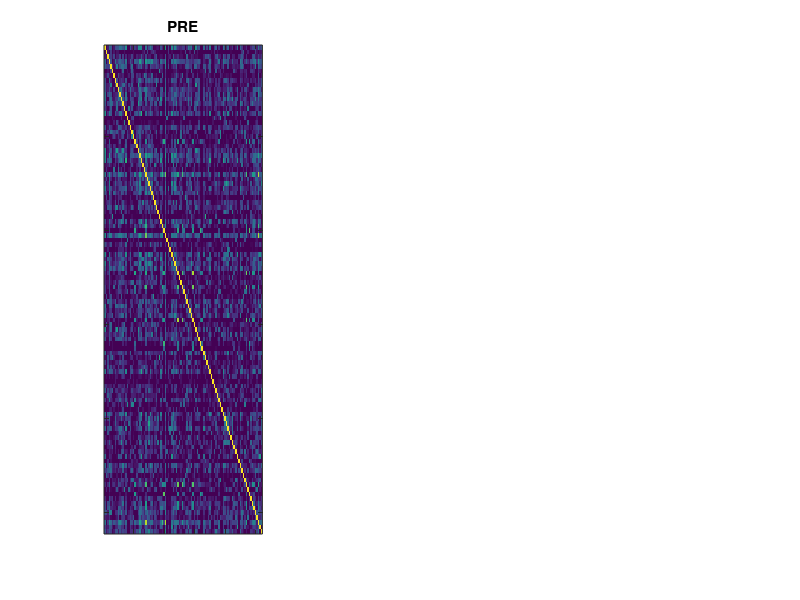

MATLAB code for this plot: (Note: this script raises an error after producing the figure.)
%% Analyze between rats...
% this script is largly responcible for producing the figures
% in the analysis.

load("Mats/btRats.mat");

plt = 1;

if plt % plot connectivity matricies for one rat
    h = figure('Position', [700, 100, 700, 225]); hold on;
    subplot(1,3,1);
    imagesc(btRats.phase(1).CIJ{1})
    title('PRE');
    ax = gca;
    set(gca,'YTickLabel',[]); set(gca,'XTickLabel',[]);
    ax.FontSize = 14;
    
    subplot(1,3,2);
    imagesc(btRats.phase(2).CIJ{1})
    title({'Connectivity Matricies'; 'Maze'})
    ax = gca;
    set(gca,'YTickLabel',[]); set(gca,'XTickLabel',[]);
    ax.FontSize = 14;
    
    subplot(1,3,3);
    imagesc(btRats.phase(3).CIJ{1})
    title('POST');
    ax = gca;
    set(gca,'YTickLabel',[]); set(gca,'XTickLabel',[]);
    ax.FontSize = 14;
    
    
    figName = "Figs/CIJ/achCIJ";
    savefig(h, char(figName+".fig"));
    saveas(h,  char(figName+".png"));
end

if plt % Average similarity increases?
    h = figure; hold on;
    cVec = [[0 1 0]; [1 0 1]; [0 1 1]; [1 0 0]];
    for zz = 1:size(btRats.mSim,1)
        hold on;
        scatter(1:3,btRats.mSim(zz,:),70,cVec(zz,:),'filled');
        line(1:3,btRats.mSim(zz,:),'Color',cVec(zz,:))
        %plot(btRats.degs(zz,:)', 'LineWidth',3);
        
        ylabel('Average Similarity Matrix Values');
        set(gca,'XTick',[0 1 2 3 4])
        names = {'PRE';'MAZE';'POST'};
        set(gca,'xtick',[1:3],'xticklabel',names)
        xlim([.5 3.5]);
        ax = gca; ax.FontSize = 14;
    end
    
    figName = "Figs/avgSim";
    savefig(h, char(figName+".fig"));
    saveas(h,  char(figName+".png"));
end

if plt % Average degree increases?
    h = figure; hold on;
    cVec = [[0 1 0]; [1 0 1]; [0 1 1]; [1 0 0]];
    for zz = 1:size(btRats.degs,1)
        hold on;
        err = btRats.degsSEM(zz,:);
        errorbar(1:3, btRats.degs(zz,:), err,'k');
        scatter(1:3,btRats.degs(zz,:),70,cVec(zz,:),'filled');
        line(1:3,btRats.degs(zz,:),'Color',cVec(zz,:));
        
        %plot(btRats.degs(zz,:)', 'LineWidth',3);
        
        ylabel('Average Degree');
        set(gca,'XTick',[0 1 2 3 4])
        names = {'PRE';'MAZE';'POST'};
        set(gca,'xtick',[1:3],'xticklabel',names)
        xlim([.5 3.5]); ylim([0 210]);
        ax = gca; ax.FontSize = 14;
    end
    
    figName = "Figs/degDist/avgDeg";
    savefig(h, char(figName+".fig"));
    saveas(h,  char(figName+".png"));
end

if plt % plot community matricies for one rat
    h = figure('Position', [700, 700, 225, 700]); hold on;
    subplot(3,1,1);
    imagesc(btRats.phase(1).CIJCM{1})
    title({'Communities'; 'PRE'});
    ax = gca;
    set(gca,'YTickLabel',[]); set(gca,'XTickLabel',[]);
    ax.FontSize = 14;
    
    subplot(3,1,2);
    imagesc(btRats.phase(2).CIJCM{1})
    title({'Maze'})
    ax = gca;
    set(gca,'YTickLabel',[]); set(gca,'XTickLabel',[]);
    ax.FontSize = 14;
    
    subplot(3,1,3);
    imagesc(btRats.phase(3).CIJCM{1})
    title('POST');
    ax = gca;
    set(gca,'YTickLabel',[]); set(gca,'XTickLabel',[]);
    ax.FontSize = 14;
    
    
    figName = "Figs/CIJ/achCIJ_commV";
    savefig(h, char(figName+".fig"));
    saveas(h,  char(figName+".png"));
end


if plt % Average number of communities?
    h = figure; hold on;
    cVec = [[0 1 0]; [1 0 1]; [0 1 1]; [1 0 0]];
    for zz = 1:size(btRats.meanci,1)
        hold on; % Really low error
        err = btRats.meanciSEM(zz,:);
        errorbar(1:3, btRats.meanci(zz,:), err,'k');
        scatter(1:3,btRats.meanci(zz,:),70,cVec(zz,:),'filled');
        line(1:3,btRats.meanci(zz,:),'Color',cVec(zz,:))
        
        ylabel('Average Number of Communities');
        set(gca,'XTick',[0 1 2 3 4])
        names = {'PRE';'MAZE';'POST'};
        set(gca,'xtick',[1:3],'xticklabel',names)
        xlim([.5 3.5]); ylim([1 37])
        ax = gca; ax.FontSize = 14;
    end
    
    figName = "Figs/avgCi";
    savefig(h, char(figName+".fig"));
    saveas(h,  char(figName+".png"));
end

if plt % Average q?
    h = figure; hold on;
    cVec = [[0 1 0]; [1 0 1]; [0 1 1]; [1 0 0]];
    for zz = 1:size(btRats.meanq,1)
        hold on; % Really low error
        err = btRats.meanqSEM(zz,:);
        errorbar(1:3, btRats.meanq(zz,:), err,'k');
        scatter(1:3,btRats.meanq(zz,:),70,cVec(zz,:),'filled');
        line(1:3,btRats.meanq(zz,:),'Color',cVec(zz,:))
        
        ylabel('Average Q Value');
        set(gca,'XTick',[0 1 2 3 4])
        names = {'PRE';'MAZE';'POST'};
        set(gca,'xtick',[1:3],'xticklabel',names)
        xlim([.5 3.5]);
        ax = gca; ax.FontSize = 14;
    end
    
    figName = "Figs/avgQ";
    savefig(h, char(figName+".fig"));
    saveas(h,  char(figName+".png"));
end




if plt % plot degree distribution
    cVec = [[0 1 0]; [1 0 1]; [0 1 1]; [1 0 0]];
    h = figure;
    subplot(3,1,1); hold on;
    cellfun(@plot, btRats.phase(1).deg); title({' Degree Distribution'; 'PRE'})
    ylabel('Degree');
    ax = gca; ax.FontSize = 14;
    
    subplot(3,1,2); hold on;
    cellfun(@plot,btRats.phase(2).deg); title('MAZE')
    ylabel('Degree');
    ax = gca; ax.FontSize = 14;
    
    subplot(3,1,3); hold on;
    cellfun(@plot,btRats.phase(3).deg); title('POST')
    ylabel('Degree'); xlabel('Node');
    ax = gca; ax.FontSize = 14;
    
    figName = "Figs/degDist/degs";
    savefig(h, char(figName+".fig"));
    saveas(h,  char(figName+".png"));
    
end


%% Visuals testing (depriciated)
if 0
    CIJ_threshold = threshold_proportional(CIJ,.08);
    
    [u,v] = find(triu(CIJ,1));
    G = graph(u,v);
    h = plot(G,'Layout','force','Iterations',100);
    
    pos = [h.XData(:),h.YData(:),h.ZData(:)];  % extract coordinates
    [ex,ey,ez] = adjacency_plot_und(CIJ_threshold,pos);
    
    % Replot with communities
    plot3(ex,ey,ez,'k'); hold on;
    scatter3(pos(:,1),pos(:,2),pos(:,3),10,ciconsensus,'filled'); % plot each brain regions as a circle with size proportional to strength and color their community
    hold off; axis image; view([0,90]);
end


%%

if 0
    % Grab null model
    % The lack of correlations means that either the model
    % was wrong, or that the matricies are very particular...
    np = ratMats.null.pre;
    np(np<0) = 0;
    np(isnan(np)) = 0;
    mean2(np)
    [density,numNodes,numEdges] = density_dir(np);
    [id,od,deg] = degrees_dir(np);
    
    % To remove diag:
    %JIC(find(eye(size(JIC)))) = 0;
    
    % subtract null
    %figure; imagesc(CIJ - JIC)
    
end

%%

disp('fin')






